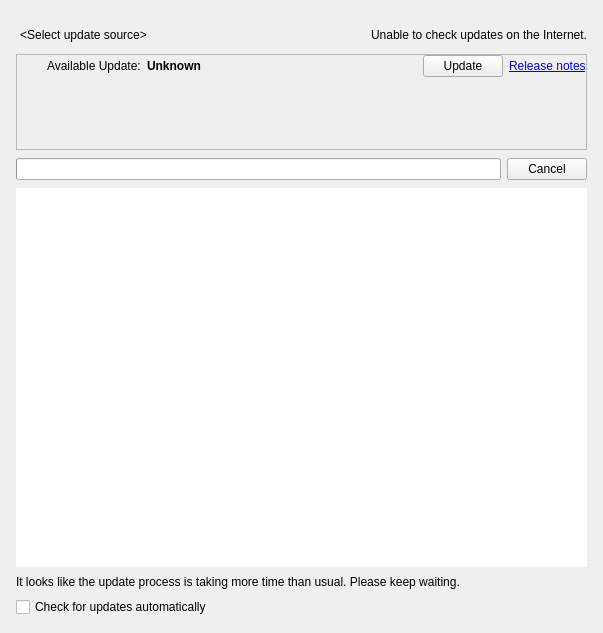
<?xml version="1.0" encoding="UTF-8"?>
<ui version="4.0">
 <class>QnServerUpdatesWidget</class>
 <widget class="QWidget" name="QnServerUpdatesWidget">
  <property name="geometry">
   <rect>
    <x>0</x>
    <y>0</y>
    <width>603</width>
    <height>633</height>
   </rect>
  </property>
  <layout class="QVBoxLayout" name="verticalLayout" stretch="0,0,0,0,1,0,0">
   <property name="spacing">
    <number>8</number>
   </property>
   <property name="leftMargin">
    <number>16</number>
   </property>
   <property name="topMargin">
    <number>16</number>
   </property>
   <property name="rightMargin">
    <number>16</number>
   </property>
   <property name="bottomMargin">
    <number>16</number>
   </property>
   <item>
    <widget class="QnWordWrappedLabel" name="dayWarningLabel" native="true"/>
   </item>
   <item>
    <layout class="QHBoxLayout" name="horizontalLayout_2">
     <item>
      <widget class="QPushButton" name="sourceButton">
       <property name="sizePolicy">
        <sizepolicy hsizetype="Fixed" vsizetype="Fixed">
         <horstretch>0</horstretch>
         <verstretch>0</verstretch>
        </sizepolicy>
       </property>
       <property name="focusPolicy">
        <enum>Qt::NoFocus</enum>
       </property>
       <property name="text">
        <string notr="true">&lt;Select update source&gt;</string>
       </property>
       <property name="iconSize">
        <size>
         <width>8</width>
         <height>8</height>
        </size>
       </property>
       <property name="flat">
        <bool>true</bool>
       </property>
      </widget>
     </item>
     <item>
      <spacer name="horizontalSpacer">
       <property name="orientation">
        <enum>Qt::Horizontal</enum>
       </property>
       <property name="sizeHint" stdset="0">
        <size>
         <width>40</width>
         <height>20</height>
        </size>
       </property>
      </spacer>
     </item>
     <item>
      <widget class="QLabel" name="connectionProblemLabel">
       <property name="text">
        <string>Unable to check updates on the Internet.</string>
       </property>
      </widget>
     </item>
    </layout>
   </item>
   <item>
    <widget class="QStackedWidget" name="sourceWidget">
     <property name="currentIndex">
      <number>0</number>
     </property>
     <widget class="QWidget" name="internetPage">
      <layout class="QVBoxLayout" name="verticalLayout_3">
       <property name="leftMargin">
        <number>0</number>
       </property>
       <property name="topMargin">
        <number>0</number>
       </property>
       <property name="rightMargin">
        <number>0</number>
       </property>
       <property name="bottomMargin">
        <number>0</number>
       </property>
       <item>
        <widget class="QFrame" name="internetFrame">
         <property name="frameShape">
          <enum>QFrame::StyledPanel</enum>
         </property>
         <layout class="QVBoxLayout" name="verticalLayout_5" stretch="0,0,1">
          <property name="leftMargin">
           <number>0</number>
          </property>
          <property name="topMargin">
           <number>0</number>
          </property>
          <property name="rightMargin">
           <number>0</number>
          </property>
          <property name="bottomMargin">
           <number>0</number>
          </property>
          <item>
           <layout class="QHBoxLayout" name="horizontalLayout_6" stretch="0,0,1,0,0">
            <item>
             <widget class="QStackedWidget" name="internetRefreshWidget">
              <property name="minimumSize">
               <size>
                <width>24</width>
                <height>0</height>
               </size>
              </property>
              <property name="maximumSize">
               <size>
                <width>24</width>
                <height>16</height>
               </size>
              </property>
              <property name="currentIndex">
               <number>0</number>
              </property>
              <widget class="QWidget" name="internetRefreshPage">
               <property name="maximumSize">
                <size>
                 <width>24</width>
                 <height>24</height>
                </size>
               </property>
               <layout class="QHBoxLayout" name="horizontalLayout_7">
                <property name="leftMargin">
                 <number>0</number>
                </property>
                <property name="topMargin">
                 <number>0</number>
                </property>
                <property name="rightMargin">
                 <number>0</number>
                </property>
                <property name="bottomMargin">
                 <number>0</number>
                </property>
                <item>
                 <widget class="QPushButton" name="refreshButton">
                  <property name="minimumSize">
                   <size>
                    <width>16</width>
                    <height>16</height>
                   </size>
                  </property>
                  <property name="maximumSize">
                   <size>
                    <width>16</width>
                    <height>16</height>
                   </size>
                  </property>
                  <property name="focusPolicy">
                   <enum>Qt::NoFocus</enum>
                  </property>
                  <property name="flat">
                   <bool>true</bool>
                  </property>
                 </widget>
                </item>
               </layout>
              </widget>
              <widget class="QWidget" name="internetProgressPage">
               <property name="maximumSize">
                <size>
                 <width>24</width>
                 <height>24</height>
                </size>
               </property>
               <layout class="QHBoxLayout" name="horizontalLayout_8">
                <property name="leftMargin">
                 <number>0</number>
                </property>
                <property name="topMargin">
                 <number>0</number>
                </property>
                <property name="rightMargin">
                 <number>0</number>
                </property>
                <property name="bottomMargin">
                 <number>0</number>
                </property>
                <item>
                 <widget class="QnProgressWidget" name="internetInfiniteProgress" native="true">
                  <property name="minimumSize">
                   <size>
                    <width>16</width>
                    <height>16</height>
                   </size>
                  </property>
                  <property name="maximumSize">
                   <size>
                    <width>16</width>
                    <height>16</height>
                   </size>
                  </property>
                 </widget>
                </item>
               </layout>
              </widget>
             </widget>
            </item>
            <item>
             <widget class="QLabel" name="versionTitleLabel">
              <property name="text">
               <string>Available Update:</string>
              </property>
             </widget>
            </item>
            <item>
             <widget class="QLabel" name="latestVersionLabel">
              <property name="font">
               <font>
                <weight>75</weight>
                <bold>true</bold>
               </font>
              </property>
              <property name="text">
               <string>Unknown</string>
              </property>
             </widget>
            </item>
            <item>
             <widget class="QPushButton" name="internetUpdateButton">
              <property name="text">
               <string>Update</string>
              </property>
             </widget>
            </item>
            <item>
             <widget class="QLabel" name="releaseNotesLabel">
              <property name="text">
               <string notr="true" extracomment="Text should not be translatable, set from cpp">&lt;a href='notes'&gt;Release notes&lt;/a&gt;</string>
              </property>
             </widget>
            </item>
           </layout>
          </item>
          <item>
           <widget class="QnWordWrappedLabel" name="internetDetailLabel" native="true"/>
          </item>
          <item>
           <spacer name="verticalSpacer">
            <property name="orientation">
             <enum>Qt::Vertical</enum>
            </property>
            <property name="sizeHint" stdset="0">
             <size>
              <width>20</width>
              <height>5</height>
             </size>
            </property>
           </spacer>
          </item>
         </layout>
        </widget>
       </item>
      </layout>
     </widget>
     <widget class="QWidget" name="localPage">
      <layout class="QVBoxLayout" name="verticalLayout_2">
       <property name="leftMargin">
        <number>0</number>
       </property>
       <property name="topMargin">
        <number>0</number>
       </property>
       <property name="rightMargin">
        <number>0</number>
       </property>
       <property name="bottomMargin">
        <number>0</number>
       </property>
       <item>
        <layout class="QGridLayout" name="gridLayout_2" rowstretch="0,0,0,0" columnstretch="0,1,0" rowminimumheight="0,0,0,20">
         <item row="2" column="0">
          <widget class="QLabel" name="fileTitleLabel">
           <property name="text">
            <string>Update from file:</string>
           </property>
          </widget>
         </item>
         <item row="2" column="1">
          <widget class="QLineEdit" name="filenameLineEdit">
           <property name="readOnly">
            <bool>true</bool>
           </property>
          </widget>
         </item>
         <item row="1" column="1">
          <widget class="QLineEdit" name="linkLineEdit">
           <property name="readOnly">
            <bool>true</bool>
           </property>
          </widget>
         </item>
         <item row="1" column="0">
          <widget class="QLabel" name="linkLabel">
           <property name="text">
            <string>Archive url:</string>
           </property>
          </widget>
         </item>
         <item row="1" column="2">
          <widget class="QPushButton" name="copyLinkButton">
           <property name="text">
            <string>Copy to Clipboard</string>
           </property>
          </widget>
         </item>
         <item row="3" column="0" colspan="3">
          <widget class="QnWordWrappedLabel" name="localDetailLabel" native="true"/>
         </item>
         <item row="0" column="0" colspan="3">
          <widget class="QLabel" name="linkTitleLabel">
           <property name="text">
            <string>To update manually, download and use the archive file on the following link:</string>
           </property>
          </widget>
         </item>
         <item row="2" column="2">
          <layout class="QHBoxLayout" name="horizontalLayout" stretch="0,0">
           <item>
            <widget class="QStackedWidget" name="localRefreshWidget">
             <property name="currentIndex">
              <number>0</number>
             </property>
             <widget class="QWidget" name="localBrowsePage">
              <layout class="QHBoxLayout" name="horizontalLayout_10">
               <property name="leftMargin">
                <number>0</number>
               </property>
               <property name="topMargin">
                <number>0</number>
               </property>
               <property name="rightMargin">
                <number>0</number>
               </property>
               <property name="bottomMargin">
                <number>0</number>
               </property>
               <item>
                <widget class="QPushButton" name="browseFileButton">
                 <property name="maximumSize">
                  <size>
                   <width>24</width>
                   <height>16777215</height>
                  </size>
                 </property>
                 <property name="text">
                  <string>...</string>
                 </property>
                </widget>
               </item>
              </layout>
             </widget>
             <widget class="QWidget" name="localProgressPage">
              <layout class="QHBoxLayout" name="horizontalLayout_9">
               <property name="leftMargin">
                <number>0</number>
               </property>
               <property name="topMargin">
                <number>0</number>
               </property>
               <property name="rightMargin">
                <number>0</number>
               </property>
               <property name="bottomMargin">
                <number>0</number>
               </property>
               <item>
                <widget class="QnProgressWidget" name="localInfiniteProgress" native="true">
                 <property name="minimumSize">
                  <size>
                   <width>16</width>
                   <height>16</height>
                  </size>
                 </property>
                 <property name="maximumSize">
                  <size>
                   <width>16</width>
                   <height>16777215</height>
                  </size>
                 </property>
                </widget>
               </item>
              </layout>
             </widget>
            </widget>
           </item>
           <item>
            <widget class="QPushButton" name="localUpdateButton">
             <property name="text">
              <string>Update</string>
             </property>
            </widget>
           </item>
          </layout>
         </item>
        </layout>
       </item>
      </layout>
     </widget>
    </widget>
   </item>
   <item>
    <widget class="QStackedWidget" name="progressStatusWidget">
     <property name="currentIndex">
      <number>1</number>
     </property>
     <widget class="QWidget" name="updateTargetPage">
      <layout class="QHBoxLayout" name="horizontalLayout_4">
       <property name="leftMargin">
        <number>0</number>
       </property>
       <property name="topMargin">
        <number>0</number>
       </property>
       <property name="rightMargin">
        <number>0</number>
       </property>
       <property name="bottomMargin">
        <number>0</number>
       </property>
       <item>
        <spacer name="horizontalSpacer_2">
         <property name="orientation">
          <enum>Qt::Horizontal</enum>
         </property>
         <property name="sizeHint" stdset="0">
          <size>
           <width>379</width>
           <height>20</height>
          </size>
         </property>
        </spacer>
       </item>
       <item>
        <widget class="QLabel" name="specificBuildLabel">
         <property name="text">
          <string notr="true" extracomment="Text should not be translatable, set from cpp">&lt;a href='spec'&gt;Get a specific build&lt;/a&gt;</string>
         </property>
        </widget>
       </item>
       <item>
        <widget class="QLabel" name="latestBuildLabel">
         <property name="text">
          <string notr="true" extracomment="Text should not be translatable, set from cpp">&lt;a href='latest'&gt;Get the latest version&lt;/a&gt;</string>
         </property>
        </widget>
       </item>
      </layout>
     </widget>
     <widget class="QWidget" name="updateRunningPage">
      <layout class="QHBoxLayout" name="horizontalLayout_5">
       <property name="leftMargin">
        <number>0</number>
       </property>
       <property name="topMargin">
        <number>0</number>
       </property>
       <property name="rightMargin">
        <number>0</number>
       </property>
       <property name="bottomMargin">
        <number>0</number>
       </property>
       <item>
        <widget class="QProgressBar" name="updateProgessBar"/>
       </item>
       <item>
        <widget class="QPushButton" name="cancelButton">
         <property name="text">
          <string>Cancel</string>
         </property>
        </widget>
       </item>
      </layout>
     </widget>
    </widget>
   </item>
   <item>
    <widget class="QTableView" name="tableView">
     <property name="frameShape">
      <enum>QFrame::NoFrame</enum>
     </property>
     <property name="editTriggers">
      <set>QAbstractItemView::NoEditTriggers</set>
     </property>
     <property name="selectionMode">
      <enum>QAbstractItemView::NoSelection</enum>
     </property>
     <attribute name="horizontalHeaderHighlightSections">
      <bool>false</bool>
     </attribute>
    </widget>
   </item>
   <item>
    <widget class="QLabel" name="longUpdateWarning">
     <property name="text">
      <string>It looks like the update process is taking more time than usual. Please keep waiting.</string>
     </property>
    </widget>
   </item>
   <item>
    <widget class="QCheckBox" name="updatesNotificationCheckbox">
     <property name="text">
      <string>Check for updates automatically</string>
     </property>
    </widget>
   </item>
  </layout>
 </widget>
 <customwidgets>
  <customwidget>
   <class>QnWordWrappedLabel</class>
   <extends>QWidget</extends>
   <header location="global">ui/widgets/word_wrapped_label.h</header>
   <container>1</container>
  </customwidget>
  <customwidget>
   <class>QnProgressWidget</class>
   <extends>QWidget</extends>
   <header location="global">ui/widgets/common/progress_widget.h</header>
   <container>1</container>
  </customwidget>
 </customwidgets>
 <tabstops>
  <tabstop>refreshButton</tabstop>
  <tabstop>internetUpdateButton</tabstop>
  <tabstop>tableView</tabstop>
 </tabstops>
 <resources/>
 <connections/>
</ui>
